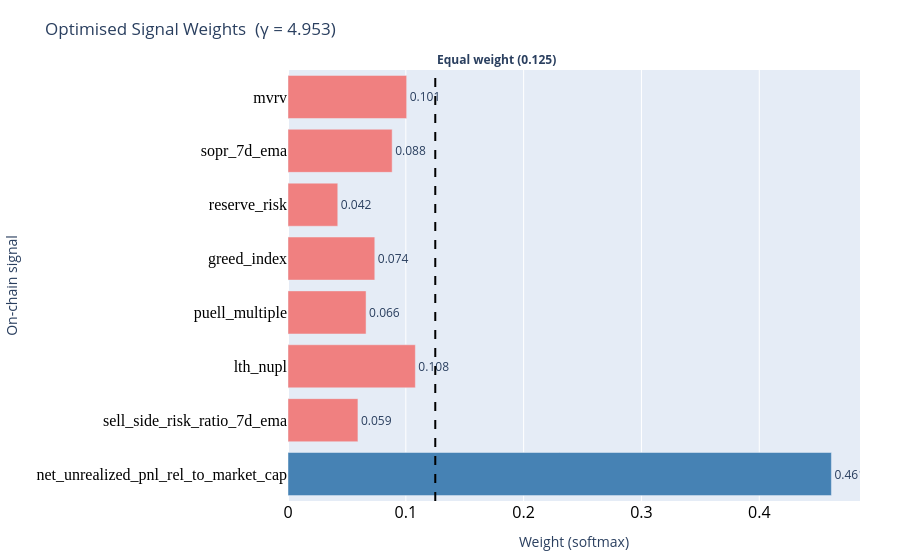

The cell this chart's notebook holds for it:
### Code cell
# Learned signal weights bar chart
baseline_w = 1.0 / N_SIGNALS   # equal-weight reference

fig_w = go.Figure()
fig_w.add_trace(go.Bar(
    y=SIGNAL_COLS,
    x=opt_sig_w,
    orientation="h",
    text=[f"{w:.3f}" for w in opt_sig_w],
    textposition="outside",
    marker_color=[
        "steelblue" if w >= baseline_w else "lightcoral"
        for w in opt_sig_w
    ],
    name="Optimised weight",
))
fig_w.add_vline(
    x=baseline_w,
    line_dash="dash",
    line_color="black",
)
fig_w.add_annotation(
    x=baseline_w,
    y=1,              # > 1 pushes above plot area ("outside")
    xref="x",
    yref="paper",
    text=f"<b>Equal weight ({baseline_w:.3f})</b>",
    showarrow=False,     
    xanchor="left",
    yanchor="bottom",
)
fig_w.update_xaxes(
    tickfont=dict(size=16, color="black")
)
fig_w.update_yaxes(
    tickfont=dict(family="Arial Black", size=16, color="black")
)
fig_w.update_layout(
    title=f"Optimised Signal Weights  (γ = {opt_exponent:.3f})",
    yaxis_title="On-chain signal",
    xaxis_title="Weight (softmax)",
    margin=dict(l=220, r=40, t=70, b=40),
    showlegend=False,
)
fig_w.update_yaxes(autorange="reversed")

### Figure 1 — Plotly figure (JSON) as saved in the notebook; plotly's stock layout.template omitted (floating-point values rounded to 4 significant figures)
{"data": [{"marker": {"color": ["lightcoral", "lightcoral", "lightcoral", "lightcoral", "lightcoral", "lightcoral", "lightcoral", "steelblue"]}, "name": "Optimised weight", "orientation": "h", "text": ["0.101", "0.088", "0.042", "0.074", "0.066", "0.108", "0.059", "0.461"], "textposition": "outside", "type": "bar", "x": [0.1007, 0.08841, 0.04225, 0.07367, 0.06626, 0.1081, 0.05936, 0.4612], "y": ["mvrv", "sopr_7d_ema", "reserve_risk", "greed_index", "puell_multiple", "lth_nupl", "sell_side_risk_ratio_7d_ema", "net_unrealized_pnl_rel_to_market_cap"]}], "layout": {"annotations": [{"showarrow": false, "text": "<b>Equal weight (0.125)</b>", "x": 0.125, "xanchor": "left", "xref": "x", "y": 1, "yanchor": "bottom", "yref": "paper"}], "margin": {"b": 40, "l": 220, "r": 40, "t": 70}, "shapes": [{"line": {"color": "black", "dash": "dash"}, "type": "line", "x0": 0.125, "x1": 0.125, "xref": "x", "y0": 0, "y1": 1, "yref": "y domain"}], "showlegend": false, "title": {"text": "Optimised Signal Weights  (γ = 4.953)"}, "xaxis": {"tickfont": {"color": "black", "size": 16}, "title": {"text": "Weight (softmax)"}}, "yaxis": {"autorange": "reversed", "tickfont": {"color": "black", "family": "Arial Black", "size": 16}, "title": {"text": "On-chain signal"}}}}
